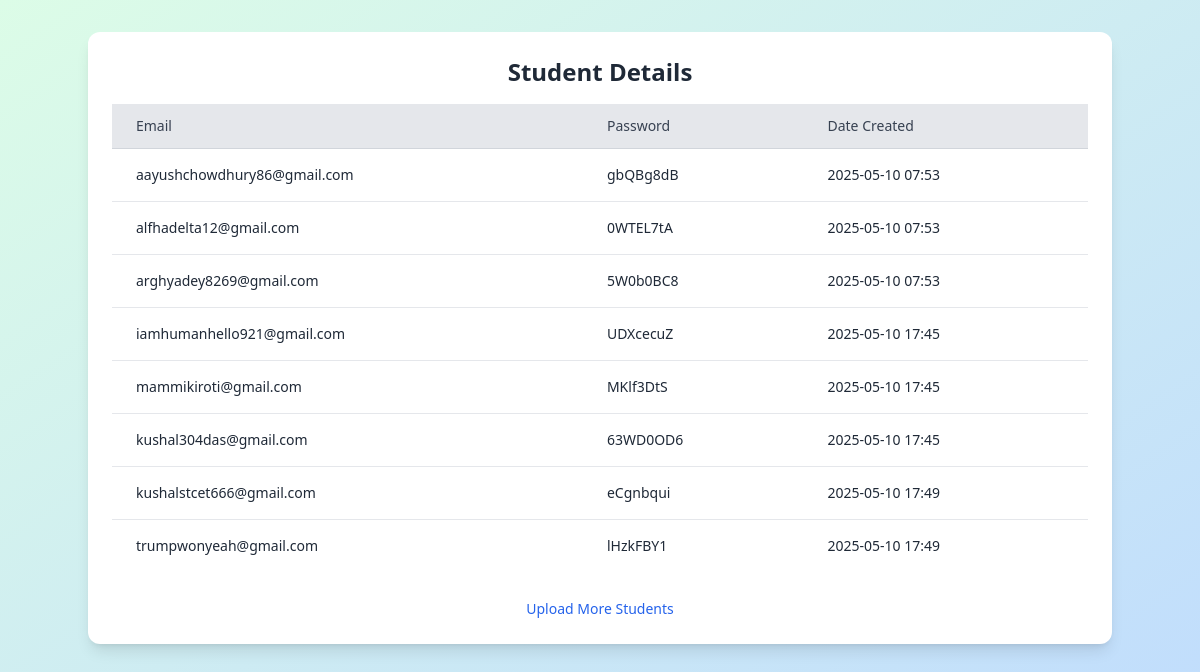
Screenshot of /student-details/ (signed in) with the database file from the repository.
### core/models.py (models this page shows, shortened)
class Student(models.Model):
    user = models.OneToOneField(settings.AUTH_USER_MODEL, on_delete=models.CASCADE)
    plain_password = models.CharField(max_length=128)
    roll = models.CharField(max_length=10, blank=True)
    semester = models.CharField(max_length=10, blank=True)
    department = models.CharField(max_length=50, blank=True)
    year = models.IntegerField(null=True, blank=True)
    first_login_info_submitted = models.BooleanField(default=False)
    date_created = models.DateTimeField(default=timezone.now)

class User(AbstractUser):
    username = None
    email = models.EmailField(_('email address'), unique=True)
    ROLES = (
        ('admin', 'Admin'),
        ('student', 'Student'),
    )
    role = models.CharField(max_length=10, choices=ROLES, default='student')
    USERNAME_FIELD = 'email'
    REQUIRED_FIELDS = []
    objects = UserManager()

### core/views.py (the view)
# urls.py: path('student-details/', views.student_details, name='student-details'),
@login_required
def student_details(request):
    students = Student.objects.select_related('user').all()
    return render(request, 'core/student_details.html', {'students': students})

### core/templates/core/student_details.html (shortened to what this page needs)
<!DOCTYPE html>
<html lang="en">
<head>
  <script src="https://cdn.tailwindcss.com"></script>
</head>
<body class="bg-gradient-to-br from-green-100 to-blue-200 min-h-screen p-8">
  <div class="bg-white rounded-xl shadow-lg p-6 max-w-5xl mx-auto">
    <h2 class="text-2xl font-bold mb-4 text-center text-gray-800">Student Details</h2>
    <div class="overflow-x-auto">
      <table class="min-w-full divide-y divide-gray-300">
        <thead class="bg-gray-200">
          <tr>
            <th class="px-6 py-3 text-left text-sm font-medium text-gray-700">Email</th>
            <th class="px-6 py-3 text-left text-sm font-medium text-gray-700">Password</th>
            <th class="px-6 py-3 text-left text-sm font-medium text-gray-700">Date Created</th>
          </tr>
        </thead>
        <tbody class="bg-white divide-y divide-gray-200">
          {% for student in students %}
          <tr>
            <td class="px-6 py-4 text-sm text-gray-800">{{ student.user.email }}</td>
            <td class="px-6 py-4 text-sm text-gray-800">{{ student.plain_password }}</td>
            <td class="px-6 py-4 text-sm text-gray-800">{{ student.user.date_joined|date:"Y-m-d H:i" }}</td>
          </tr>
          {% empty %}
          <tr>
            <td colspan="3" class="text-center text-gray-500 py-6">No students found.</td>
          </tr>
          {% endfor %}
        </tbody>
      </table>
    </div>
    <div class="mt-6 text-center">
      <a href="{% url 'upload-student-excel' %}" class="text-blue-600 hover:underline text-sm">Upload More Students</a>
    </div>
  </div>
</body>
</html>

### rows the page displays
Student: user.email "aayushchowdhury86@gmail.com", plain_password "gbQBg8dB", user.date_joined "2025-05-10 07:53"
Student: user.email "alfhadelta12@gmail.com", plain_password "0WTEL7tA", user.date_joined "2025-05-10 07:53"
Student: user.email "arghyadey8269@gmail.com", plain_password "5W0b0BC8", user.date_joined "2025-05-10 07:53"
Student: user.email "iamhumanhello921@gmail.com", plain_password "UDXcecuZ", user.date_joined "2025-05-10 17:45"
Student: user.email "mammikiroti@gmail.com", plain_password "MKlf3DtS", user.date_joined "2025-05-10 17:45"
Student: user.email "kushal304das@gmail.com", plain_password "63WD0OD6", user.date_joined "2025-05-10 17:45"
Student: user.email "kushalstcet666@gmail.com", plain_password "eCgnbqui", user.date_joined "2025-05-10 17:49"
Student: user.email "trumpwonyeah@gmail.com", plain_password "lHzkFBY1", user.date_joined "2025-05-10 17:49"
